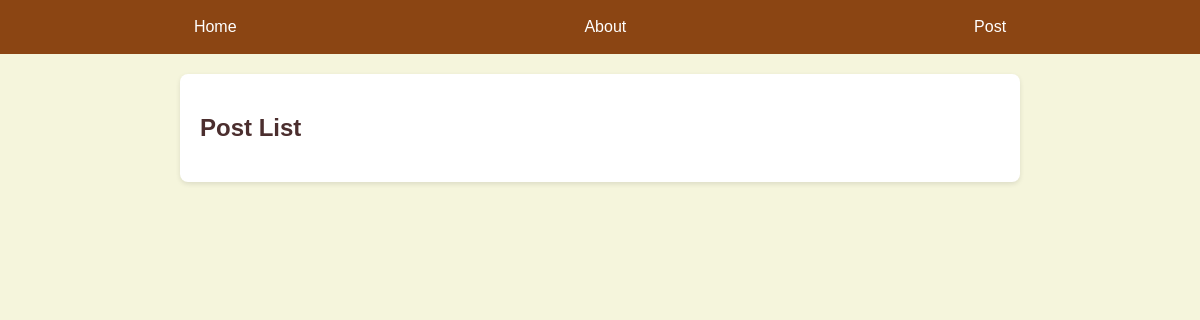
Page /post/ on the earlier database version.
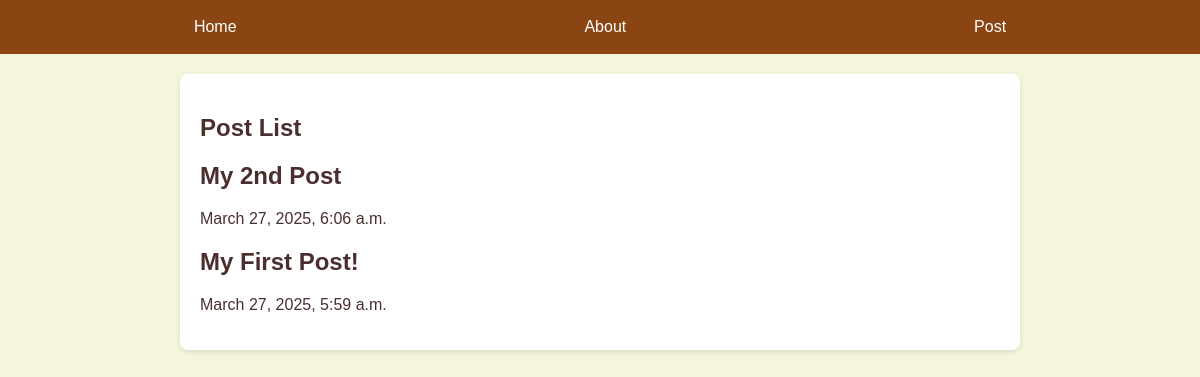
Same page on the later database version.
### post/models.py (models this page shows, shortened)
class post(models.Model):
    title = models.CharField(max_length=75)
    body = models.TextField()
    slug = models.SlugField()
    date = models.DateTimeField(auto_now_add=True)

### post/views.py (the view)
# urls.py: path('', views.post_list, name='post_list'),
def post_list(request):
    posts = post.objects.all().order_by('-date')
    return render(request, 'post/post_list.html', {'posts': posts})

### post/templates/post/post_list.html (shortened to what this page needs)
{% extends 'layout.html'%}
{% block content %}
    <section>
        <h1>Post List</h1>
        {% for post in posts %}
            <article>
                <h2>{{ post.title }}</h2>
                <p> {{ post.date }}</p>
            </article>
        {% endfor %}
    </section>
{% endblock %}

### templates/layout.html (shortened to what this page needs)
<!DOCTYPE html>
{% load static %}
<html lang="en">
<head>
    <link rel="stylesheet" href="{% static 'css/style.css' %}">
</head>
<body>
    <nav>
        <a href="/">Home</a>
        <a href="/about">About</a>
        <a href="/post">Post</a>
    </nav>
    <main>
        {% block content %}{% endblock %}
    </main>
</body>
</html>

### static/css/style.css (style rules this page uses)
body { margin: 0; padding: 0; font-family: Arial, sans-serif; background-color: #f5f5dc; color: #4b2e2e; }
nav { background-color: #8b4513; color: #fff; padding: 10px 20px; display: flex; justify-content: space-around; }
nav a { color: #fff; text-decoration: none; padding: 8px 15px; border-radius: 5px; transition: background-color 0.3s ease; }
main { padding: 20px; background-color: #fff; margin: 20px auto; max-width: 800px; border-radius: 8px; box-shadow: 0 2px 5px rgba(0, 0, 0, 0.1); color: #4b2e2e; }

Differences in the rows shown:
added post: title "My 2nd Post", date "March 27, 2025, 6:06 a.m."
added post: title "My First Post!", date "March 27, 2025, 5:59 a.m."
